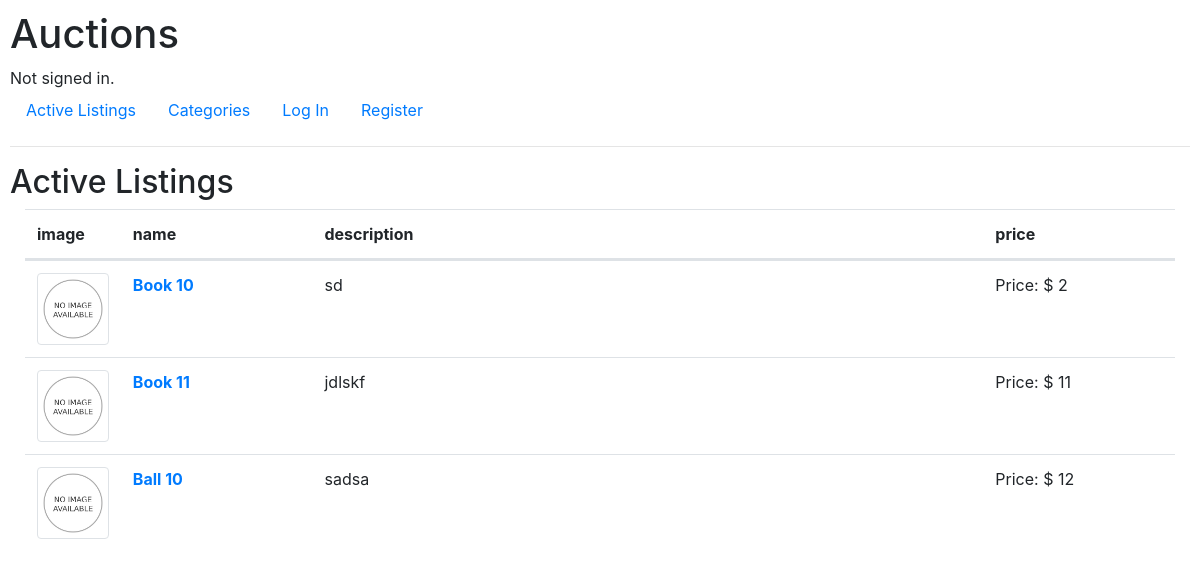
Before: / with the older database file.
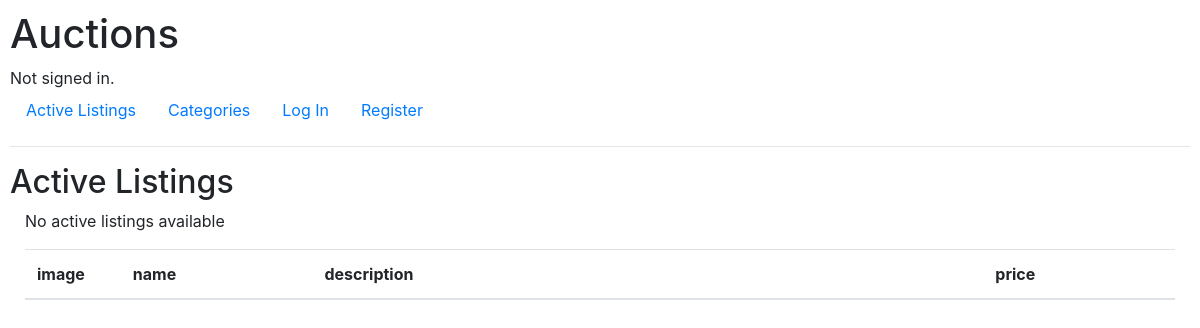
After: the same page with the newer database file.
### auctions/models.py (models this page shows, shortened)
class Listing(models.Model):
    item = models.CharField(max_length=60)
    min_price = models.IntegerField()
    description = models.TextField()
    createdate = models.DateTimeField(auto_now=True)
    image_url = models.URLField(default = '', blank=True)
    active = models.BooleanField(default=True)
    owner = models.IntegerField(default='1')
    category = models.ForeignKey('Category', default='1', on_delete=SET_DEFAULT, related_name='listing')
    users = models.ManyToManyField('User', through='Bid')

### auctions/views.py (the view)
# urls.py: path("", views.index, name="index"),
def index(request):
    active_listings = Listing.objects.filter(active=True).values()
    return render(request, "auctions/index.html", {
        'listings' : active_listings
    })

### auctions/templates/auctions/index.html
{% extends "auctions/layout.html" %}
{% load static %}
{% block body %}
    <h2>Active Listings</h2>
    <div class="container-fluid">
        <table class="table">
            <thead>
                <tr class="d-flex">
                    <th class="col-1">image</t>
                    <th class="col-2">name</t>
                    <th class="col-7">description</t>
                    <th class="col-2">price</t>
                </tr>
            </thead>
            <tbody>
                {%for row in listings %}
                   <tr class="d-flex">
                        {% if row.image_url %}
                            <td><img src="{{ row.image_url }}" alt="refence photo" class="img-thumbnail"></td>
                        {% else %}
                            <td class="col-1"><img src="{% static 'auctions/no_image.jpg' %}" alt="no image"  class="img-thumbnail"></td>
                        {% endif %}
                        <td class="col-2"><strong><a href="{% url 'listing' row.id %}">{{ row.item | capfirst }}</strong></h3></td>
                        <td class="col-7">{{ row.description }}</td>
                        <td class="col-2"><span>Price: $ </span><span>{{ row.min_price }}</span></td>
                    </tr>
                {% empty %}
                    <p>No active listings available</p>
                {% endfor %}
            </tbody>
        </table>
    </div>
{% endblock %}

### auctions/templates/auctions/layout.html (shortened to what this page needs)
{% load static %}
<!DOCTYPE html>
<html lang="en">
    <head>
        <link href="https://stackpath.bootstrapcdn.com/bootstrap/4.4.1/css/bootstrap.min.css" rel="stylesheet">
        <link href="{% static 'auctions/styles.css' %}" rel="stylesheet">
    </head>
    <body>
        <h1>Auctions</h1>
        <div>
            {% if user.is_authenticated %}
                Signed in as <strong>{{ user.username }}</strong>.
            {% else %}
                Not signed in.
            {% endif %}
        </div>
        <ul class="nav">
            <li class="nav-item">
                <a class="nav-link" href="{% url 'index' %}">Active Listings</a>
            </li>
            <li class="nav-item">
                <a class="nav-link" href="{% url 'categories' %}">Categories</a>
            </li>
            {% if user.is_authenticated %}
                <li class="nav-item">
                    <a class="nav-link" href="{% url 'newlisting' %}">New Listings</a>
                </li>
                <li class="nav-item">
                    <a class="nav-link" href="{% url 'watchlist' %}">Watchlist</a>
                </li>
                <li class="nav-item">
                    <a class="nav-link" href="{% url 'logout' %}">Log Out</a>
                </li>
            {% else %}
                <li class="nav-item">
                    <a class="nav-link" href="{% url 'login' %}">Log In</a>
                </li>
                <li class="nav-item">
                    <a class="nav-link" href="{% url 'register' %}">Register</a>
                </li>
            {% endif %}
        </ul>
        <hr>
        {% block body %}
        {% endblock %}
    </body>
</html>

### auctions/static/auctions/styles.css (style rules this page uses)
body { padding: 10px; }

Changed rows visible on the page:
removed Listing: item "Book 10", description "sd", min_price "2"
removed Listing: item "Book 11", description "jdlskf", min_price "11"
removed Listing: item "Ball 10", description "sadsa", min_price "12"
Other visible differences:
text now shown: "No active listings available"
